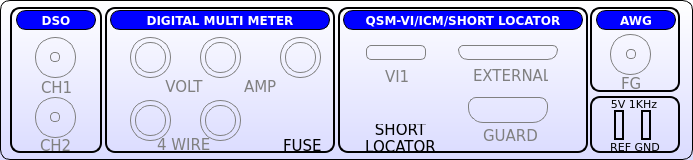
  <widget class="QFrame" name="frontPanel">
   <property name="geometry">
    <rect>
     <x>10</x>
     <y>433</y>
     <width>693</width>
     <height>160</height>
    </rect>
   </property>
   <property name="styleSheet">
    <string notr="true">QFrame{border:1px solid black; background-color: qlineargradient(x1: 0, y1: 0, x2: 0, y2: 1,stop: 0 #ffffff, stop: 1 #dadbff);border-radius:10px;}
QLabel{border:1px solid rgba(0,0,0,0);}
</string>
   </property>
   <property name="frameShape">
    <enum>QFrame::StyledPanel</enum>
   </property>
   <property name="frameShadow">
    <enum>QFrame::Raised</enum>
   </property>
   <widget class="QFrame" name="frame">
    <property name="geometry">
     <rect>
      <x>105</x>
      <y>7</y>
      <width>230</width>
      <height>146</height>
     </rect>
    </property>
    <property name="styleSheet">
     <string notr="true">QFrame{border:2px solid black; background-color: rgba(0,0,0,0);border-radius:10px;}
QLabel{border:1px solid rgba(0,0,0,0);}

</string>
    </property>
    <property name="frameShape">
     <enum>QFrame::StyledPanel</enum>
    </property>
    <property name="frameShadow">
     <enum>QFrame::Raised</enum>
    </property>
    <widget class="QLabel" name="label_4w">
     <property name="geometry">
      <rect>
       <x>47</x>
       <y>130</y>
       <width>60</width>
       <height>15</height>
      </rect>
     </property>
     <property name="font">
      <font>
       <family>DejaVu Sans</family>
       <pointsize>11</pointsize>
       <weight>50</weight>
       <bold>false</bold>
      </font>
     </property>
     <property name="styleSheet">
      <string notr="true">color:gray;</string>
     </property>
     <property name="text">
      <string>4 WIRE</string>
     </property>
    </widget>
    <widget class="QFrame" name="DMM2W_P2">
     <property name="geometry">
      <rect>
       <x>100</x>
       <y>35</y>
       <width>31</width>
       <height>31</height>
      </rect>
     </property>
     <property name="styleSheet">
      <string notr="true">border:1px solid gray;border-radius:15px;
image: url(:/new/prefix1/Button-Blank-Gray-icon.png);
</string>
     </property>
     <property name="frameShape">
      <enum>QFrame::StyledPanel</enum>
     </property>
     <property name="frameShadow">
      <enum>QFrame::Raised</enum>
     </property>
    </widget>
    <widget class="QFrame" name="DMMI_P1">
     <property name="geometry">
      <rect>
       <x>180</x>
       <y>35</y>
       <width>31</width>
       <height>31</height>
      </rect>
     </property>
     <property name="styleSheet">
      <string notr="true">border:1px solid gray;border-radius:15px;
image: url(:/new/prefix1/Button-Blank-Gray-icon.png);
</string>
     </property>
     <property name="frameShape">
      <enum>QFrame::StyledPanel</enum>
     </property>
     <property name="frameShadow">
      <enum>QFrame::Raised</enum>
     </property>
    </widget>
    <widget class="QFrame" name="DMM4W_P12">
     <property name="geometry">
      <rect>
       <x>25</x>
       <y>93</y>
       <width>41</width>
       <height>41</height>
      </rect>
     </property>
     <property name="styleSheet">
      <string notr="true">border:1px solid gray;border-radius:20px;image: url(:/new/prefix1/Button-Blank-Gray-icon.png);</string>
     </property>
     <property name="frameShape">
      <enum>QFrame::StyledPanel</enum>
     </property>
     <property name="frameShadow">
      <enum>QFrame::Raised</enum>
     </property>
    </widget>
    <widget class="QFrame" name="DMM4W_P1">
     <property name="geometry">
      <rect>
       <x>30</x>
       <y>98</y>
       <width>31</width>
       <height>31</height>
      </rect>
     </property>
     <property name="styleSheet">
      <string notr="true">border:1px solid gray;border-radius:15px;
image: url(:/new/prefix1/Button-Blank-Gray-icon.png);</string>
     </property>
     <property name="frameShape">
      <enum>QFrame::StyledPanel</enum>
     </property>
     <property name="frameShadow">
      <enum>QFrame::Raised</enum>
     </property>
    </widget>
    <widget class="QFrame" name="DMM4W_P22">
     <property name="geometry">
      <rect>
       <x>95</x>
       <y>93</y>
       <width>41</width>
       <height>41</height>
      </rect>
     </property>
     <property name="styleSheet">
      <string notr="true">border:1px solid gray;border-radius:20px;image: url(:/new/prefix1/Button-Blank-Gray-icon.png);</string>
     </property>
     <property name="frameShape">
      <enum>QFrame::StyledPanel</enum>
     </property>
     <property name="frameShadow">
      <enum>QFrame::Raised</enum>
     </property>
    </widget>
    <widget class="QFrame" name="DMMI_P12">
     <property name="geometry">
      <rect>
       <x>175</x>
       <y>30</y>
       <width>41</width>
       <height>41</height>
      </rect>
     </property>
     <property name="styleSheet">
      <string notr="true">border:1px solid gray;border-radius:20px;image: url(:/new/prefix1/Button-Blank-Gray-icon.png);
</string>
     </property>
     <property name="frameShape">
      <enum>QFrame::StyledPanel</enum>
     </property>
     <property name="frameShadow">
      <enum>QFrame::Raised</enum>
     </property>
    </widget>
    <widget class="QLabel" name="label_2w">
     <property name="geometry">
      <rect>
       <x>34</x>
       <y>71</y>
       <width>90</width>
       <height>17</height>
      </rect>
     </property>
     <property name="font">
      <font>
       <family>DejaVu Sans</family>
       <pointsize>11</pointsize>
       <weight>50</weight>
       <bold>false</bold>
      </font>
     </property>
     <property name="styleSheet">
      <string notr="true">color:gray;</string>
     </property>
     <property name="text">
      <string>VOLT</string>
     </property>
     <property name="alignment">
      <set>Qt::AlignCenter</set>
     </property>
    </widget>
    <widget class="QFrame" name="DMM2W_P22">
     <property name="geometry">
      <rect>
       <x>95</x>
       <y>30</y>
       <width>41</width>
       <height>41</height>
      </rect>
     </property>
     <property name="styleSheet">
      <string notr="true">border:1px solid gray;border-radius:20px;image: url(:/new/prefix1/Button-Blank-Gray-icon.png);
</string>
     </property>
     <property name="frameShape">
      <enum>QFrame::StyledPanel</enum>
     </property>
     <property name="frameShadow">
      <enum>QFrame::Raised</enum>
     </property>
    </widget>
    <widget class="QFrame" name="DMM2W_P12">
     <property name="geometry">
      <rect>
       <x>25</x>
       <y>30</y>
       <width>41</width>
       <height>41</height>
      </rect>
     </property>
     <property name="styleSheet">
      <string notr="true">border:1px solid gray;border-radius:20px;image: url(:/new/prefix1/Button-Blank-Gray-icon.png);
</string>
     </property>
     <property name="frameShape">
      <enum>QFrame::StyledPanel</enum>
     </property>
     <property name="frameShadow">
      <enum>QFrame::Raised</enum>
     </property>
    </widget>
    <widget class="QLabel" name="label_Amp">
     <property name="geometry">
      <rect>
       <x>134</x>
       <y>71</y>
       <width>40</width>
       <height>17</height>
      </rect>
     </property>
     <property name="font">
      <font>
       <family>DejaVu Sans</family>
       <pointsize>11</pointsize>
       <weight>50</weight>
       <bold>false</bold>
      </font>
     </property>
     <property name="styleSheet">
      <string notr="true">color:gray;</string>
     </property>
     <property name="text">
      <string>AMP</string>
     </property>
    </widget>
    <widget class="QFrame" name="DMM2W_P1">
     <property name="geometry">
      <rect>
       <x>30</x>
       <y>35</y>
       <width>31</width>
       <height>31</height>
      </rect>
     </property>
     <property name="styleSheet">
      <string notr="true">border:1px solid gray;border-radius:15px;
image: url(:/new/prefix1/Button-Blank-Gray-icon.png);
</string>
     </property>
     <property name="frameShape">
      <enum>QFrame::StyledPanel</enum>
     </property>
     <property name="frameShadow">
      <enum>QFrame::Raised</enum>
     </property>
    </widget>
    <widget class="QFrame" name="DMM4W_P2">
     <property name="geometry">
      <rect>
       <x>100</x>
       <y>98</y>
       <width>31</width>
       <height>31</height>
      </rect>
     </property>
     <property name="styleSheet">
      <string notr="true">border:1px solid gray;border-radius:15px;
image: url(:/new/prefix1/Button-Blank-Gray-icon.png);</string>
     </property>
     <property name="frameShape">
      <enum>QFrame::StyledPanel</enum>
     </property>
     <property name="frameShadow">
      <enum>QFrame::Raised</enum>
     </property>
    </widget>
    <widget class="QLabel" name="label_27">
     <property name="geometry">
      <rect>
       <x>5</x>
       <y>3</y>
       <width>220</width>
       <height>20</height>
      </rect>
     </property>
     <property name="font">
      <font>
       <family>DejaVu Sans</family>
       <weight>75</weight>
       <bold>true</bold>
      </font>
     </property>
     <property name="styleSheet">
      <string notr="true">background-color:blue;
color:white;
border:1px solid black;
border-radius:10px;</string>
     </property>
     <property name="text">
      <string>DIGITAL MULTI METER</string>
     </property>
     <property name="alignment">
      <set>Qt::AlignCenter</set>
     </property>
    </widget>
    <widget class="QLabel" name="label_Amp_2">
     <property name="geometry">
      <rect>
       <x>173</x>
       <y>130</y>
       <width>50</width>
       <height>17</height>
      </rect>
     </property>
     <property name="font">
      <font>
       <family>DejaVu Sans</family>
       <pointsize>11</pointsize>
       <weight>50</weight>
       <bold>false</bold>
      </font>
     </property>
     <property name="styleSheet">
      <string notr="true">color:black;</string>
     </property>
     <property name="text">
      <string>FUSE</string>
     </property>
    </widget>
    <widget class="QFrame" name="DMMI_P12_2">
     <property name="geometry">
      <rect>
       <x>169</x>
       <y>80</y>
       <width>50</width>
       <height>50</height>
      </rect>
     </property>
     <property name="styleSheet">
      <string notr="true">border:1px solid rgba(0,0,0,0);
border-image: url(:/fuse.png);</string>
     </property>
     <property name="frameShape">
      <enum>QFrame::StyledPanel</enum>
     </property>
     <property name="frameShadow">
      <enum>QFrame::Raised</enum>
     </property>
    </widget>
    <zorder>label_4w</zorder>
    <zorder>DMM4W_P12</zorder>
    <zorder>DMM4W_P1</zorder>
    <zorder>DMM4W_P22</zorder>
    <zorder>DMMI_P12</zorder>
    <zorder>label_2w</zorder>
    <zorder>DMM2W_P22</zorder>
    <zorder>DMM2W_P12</zorder>
    <zorder>label_Amp</zorder>
    <zorder>DMM2W_P1</zorder>
    <zorder>DMM4W_P2</zorder>
    <zorder>label_27</zorder>
    <zorder>label_Amp_2</zorder>
    <zorder>DMMI_P12_2</zorder>
    <zorder>DMMI_P1</zorder>
    <zorder>DMM2W_P2</zorder>
   </widget>
   <widget class="QFrame" name="frame_2">
    <property name="geometry">
     <rect>
      <x>10</x>
      <y>7</y>
      <width>92</width>
      <height>146</height>
     </rect>
    </property>
    <property name="styleSheet">
     <string notr="true">QFrame{border:2px solid black; background-color: rgba(0,0,0,0);border-radius:10px;}
QLabel{border:1px solid rgba(0,0,0,0);}

</string>
    </property>
    <property name="frameShape">
     <enum>QFrame::StyledPanel</enum>
    </property>
    <property name="frameShadow">
     <enum>QFrame::Raised</enum>
    </property>
    <widget class="QLabel" name="label_28">
     <property name="geometry">
      <rect>
       <x>25</x>
       <y>130</y>
       <width>38</width>
       <height>17</height>
      </rect>
     </property>
     <property name="font">
      <font>
       <family>DejaVu Sans</family>
       <pointsize>11</pointsize>
       <weight>50</weight>
       <bold>false</bold>
      </font>
     </property>
     <property name="styleSheet">
      <string notr="true">color:gray;</string>
     </property>
     <property name="text">
      <string>CH2</string>
     </property>
    </widget>
    <widget class="QLabel" name="label_29">
     <property name="geometry">
      <rect>
       <x>26</x>
       <y>72</y>
       <width>38</width>
       <height>17</height>
      </rect>
     </property>
     <property name="font">
      <font>
       <family>DejaVu Sans</family>
       <pointsize>11</pointsize>
       <weight>50</weight>
       <bold>false</bold>
      </font>
     </property>
     <property name="styleSheet">
      <string notr="true">color:gray;</string>
     </property>
     <property name="text">
      <string>CH1</string>
     </property>
    </widget>
    <widget class="QFrame" name="dso1_outer">
     <property name="geometry">
      <rect>
       <x>25</x>
       <y>30</y>
       <width>41</width>
       <height>41</height>
      </rect>
     </property>
     <property name="styleSheet">
      <string notr="true">border:1px solid gray;border-radius:20px;
image: url(:/new/prefix1/Button-Blank-Gray-icon.png);</string>
     </property>
     <property name="frameShape">
      <enum>QFrame::StyledPanel</enum>
     </property>
     <property name="frameShadow">
      <enum>QFrame::Raised</enum>
     </property>
     <widget class="QFrame" name="dso1_inner">
      <property name="geometry">
       <rect>
        <x>15</x>
        <y>15</y>
        <width>10</width>
        <height>10</height>
       </rect>
      </property>
      <property name="styleSheet">
       <string notr="true">border:1px solid gray;border-radius:4px;
</string>
      </property>
      <property name="frameShape">
       <enum>QFrame::StyledPanel</enum>
      </property>
      <property name="frameShadow">
       <enum>QFrame::Raised</enum>
      </property>
     </widget>
    </widget>
    <widget class="QFrame" name="dso_outer">
     <property name="geometry">
      <rect>
       <x>25</x>
       <y>90</y>
       <width>41</width>
       <height>41</height>
      </rect>
     </property>
     <property name="styleSheet">
      <string notr="true">border:1px solid gray;border-radius:20px;
image: url(:/new/prefix1/Button-Blank-Gray-icon.png);</string>
     </property>
     <property name="frameShape">
      <enum>QFrame::StyledPanel</enum>
     </property>
     <property name="frameShadow">
      <enum>QFrame::Raised</enum>
     </property>
     <widget class="QFrame" name="dso_inner">
      <property name="geometry">
       <rect>
        <x>15</x>
        <y>15</y>
        <width>10</width>
        <height>10</height>
       </rect>
      </property>
      <property name="styleSheet">
       <string notr="true">border:1px solid gray;border-radius:4px;
</string>
      </property>
      <property name="frameShape">
       <enum>QFrame::StyledPanel</enum>
      </property>
      <property name="frameShadow">
       <enum>QFrame::Raised</enum>
      </property>
     </widget>
    </widget>
    <widget class="QLabel" name="label_30">
     <property name="geometry">
      <rect>
       <x>6</x>
       <y>3</y>
       <width>80</width>
       <height>20</height>
      </rect>
     </property>
     <property name="font">
      <font>
       <family>DejaVu Sans</family>
       <weight>75</weight>
       <bold>true</bold>
      </font>
     </property>
     <property name="styleSheet">
      <string notr="true">background-color:blue;
color:white;
border:1px solid black;
border-radius:10px;</string>
     </property>
     <property name="text">
      <string>DSO</string>
     </property>
     <property name="alignment">
      <set>Qt::AlignCenter</set>
     </property>
    </widget>
   </widget>
   <widget class="QFrame" name="frame_3">
    <property name="geometry">
     <rect>
      <x>338</x>
      <y>7</y>
      <width>250</width>
      <height>146</height>
     </rect>
    </property>
    <property name="styleSheet">
     <string notr="true">QFrame{border:2px solid black; background-color: rgba(0,0,0,0);border-radius:10px;}
QLabel{border:1px solid rgba(0,0,0,0);}

</string>
    </property>
    <property name="frameShape">
     <enum>QFrame::StyledPanel</enum>
    </property>
    <property name="frameShadow">
     <enum>QFrame::Raised</enum>
    </property>
    <widget class="QLabel" name="label_31">
     <property name="geometry">
      <rect>
       <x>5</x>
       <y>3</y>
       <width>240</width>
       <height>20</height>
      </rect>
     </property>
     <property name="font">
      <font>
       <family>DejaVu Sans</family>
       <weight>75</weight>
       <bold>true</bold>
      </font>
     </property>
     <property name="styleSheet">
      <string notr="true">background-color:blue;
color:white;
border:1px solid black;
border-radius:10px;</string>
     </property>
     <property name="text">
      <string>QSM-VI/ICM/SHORT LOCATOR</string>
     </property>
     <property name="alignment">
      <set>Qt::AlignCenter</set>
     </property>
    </widget>
    <widget class="QFrame" name="frame_22">
     <property name="geometry">
      <rect>
       <x>28</x>
       <y>38</y>
       <width>60</width>
       <height>15</height>
      </rect>
     </property>
     <property name="styleSheet">
      <string notr="true"> border:1px solid gray;
 border-top-right-radius: 5px;
 border-top-left-radius: 5px;
 border-bottom-right-radius: 5px;
 border-bottom-left-radius: 5px;</string>
     </property>
     <property name="frameShape">
      <enum>QFrame::StyledPanel</enum>
     </property>
     <property name="frameShadow">
      <enum>QFrame::Raised</enum>
     </property>
    </widget>
    <widget class="QFrame" name="frame_23">
     <property name="geometry">
      <rect>
       <x>17</x>
       <y>80</y>
       <width>90</width>
       <height>40</height>
      </rect>
     </property>
     <property name="styleSheet">
      <string notr="true"> border:1px solid rgba(0,0,0,0);
 image: url(:/icm.png);
</string>
     </property>
     <property name="frameShape">
      <enum>QFrame::StyledPanel</enum>
     </property>
     <property name="frameShadow">
      <enum>QFrame::Raised</enum>
     </property>
    </widget>
    <widget class="QFrame" name="frame_21">
     <property name="geometry">
      <rect>
       <x>130</x>
       <y>90</y>
       <width>80</width>
       <height>26</height>
      </rect>
     </property>
     <property name="styleSheet">
      <string notr="true"> border:1px solid gray;
 border-top-right-radius: 8px;
 border-top-left-radius: 8px;
 border-bottom-right-radius: 15px;
 border-bottom-left-radius: 15px;</string>
     </property>
     <property name="frameShape">
      <enum>QFrame::StyledPanel</enum>
     </property>
     <property name="frameShadow">
      <enum>QFrame::Raised</enum>
     </property>
    </widget>
    <widget class="QLabel" name="label_32">
     <property name="geometry">
      <rect>
       <x>19</x>
       <y>116</y>
       <width>87</width>
       <height>30</height>
      </rect>
     </property>
     <property name="font">
      <font>
       <family>DejaVu Sans</family>
       <pointsize>11</pointsize>
       <weight>50</weight>
       <bold>false</bold>
      </font>
     </property>
     <property name="styleSheet">
      <string notr="true">color:black;</string>
     </property>
     <property name="text">
      <string>SHORT
LOCATOR</string>
     </property>
     <property name="alignment">
      <set>Qt::AlignCenter</set>
     </property>
    </widget>
    <widget class="QLabel" name="label_33">
     <property name="geometry">
      <rect>
       <x>140</x>
       <y>120</y>
       <width>60</width>
       <height>17</height>
      </rect>
     </property>
     <property name="font">
      <font>
       <family>DejaVu Sans</family>
       <pointsize>11</pointsize>
       <weight>50</weight>
       <bold>false</bold>
      </font>
     </property>
     <property name="styleSheet">
      <string notr="true">color:gray;</string>
     </property>
     <property name="text">
      <string>GUARD</string>
     </property>
    </widget>
    <widget class="QLabel" name="label_34">
     <property name="geometry">
      <rect>
       <x>42</x>
       <y>61</y>
       <width>30</width>
       <height>17</height>
      </rect>
     </property>
     <property name="font">
      <font>
       <family>DejaVu Sans</family>
       <pointsize>11</pointsize>
       <weight>50</weight>
       <bold>false</bold>
      </font>
     </property>
     <property name="styleSheet">
      <string notr="true">color:gray;</string>
     </property>
     <property name="text">
      <string>VI1</string>
     </property>
    </widget>
    <widget class="QFrame" name="frame_20">
     <property name="geometry">
      <rect>
       <x>120</x>
       <y>38</y>
       <width>100</width>
       <height>15</height>
      </rect>
     </property>
     <property name="styleSheet">
      <string notr="true"> border:1px solid gray;
 border-top-right-radius: 5px;
 border-top-left-radius: 5px;
 border-bottom-right-radius: 10px;
 border-bottom-left-radius: 10px;</string>
     </property>
     <property name="frameShape">
      <enum>QFrame::StyledPanel</enum>
     </property>
     <property name="frameShadow">
      <enum>QFrame::Raised</enum>
     </property>
    </widget>
    <widget class="QLabel" name="label_35">
     <property name="geometry">
      <rect>
       <x>130</x>
       <y>60</y>
       <width>81</width>
       <height>17</height>
      </rect>
     </property>
     <property name="font">
      <font>
       <family>DejaVu Sans</family>
       <pointsize>11</pointsize>
       <weight>50</weight>
       <bold>false</bold>
      </font>
     </property>
     <property name="styleSheet">
      <string notr="true">color:gray;</string>
     </property>
     <property name="text">
      <string>EXTERNAL</string>
     </property>
    </widget>
   </widget>
   <widget class="QFrame" name="frame_4">
    <property name="geometry">
     <rect>
      <x>590</x>
      <y>7</y>
      <width>90</width>
      <height>85</height>
     </rect>
    </property>
    <property name="styleSheet">
     <string notr="true">QFrame{border:2px solid black; background-color: rgba(0,0,0,0);border-radius:10px;}
QLabel{border:1px solid rgba(0,0,0,0);}

</string>
    </property>
    <property name="frameShape">
     <enum>QFrame::StyledPanel</enum>
    </property>
    <property name="frameShadow">
     <enum>QFrame::Raised</enum>
    </property>
    <widget class="QLabel" name="label_36">
     <property name="geometry">
      <rect>
       <x>6</x>
       <y>3</y>
       <width>80</width>
       <height>20</height>
      </rect>
     </property>
     <property name="font">
      <font>
       <family>DejaVu Sans</family>
       <weight>75</weight>
       <bold>true</bold>
      </font>
     </property>
     <property name="styleSheet">
      <string notr="true">background-color:blue;
color:white;
border:1px solid black;
border-radius:10px;</string>
     </property>
     <property name="text">
      <string>AWG</string>
     </property>
     <property name="alignment">
      <set>Qt::AlignCenter</set>
     </property>
    </widget>
    <widget class="QFrame" name="frame_17">
     <property name="geometry">
      <rect>
       <x>20</x>
       <y>27</y>
       <width>41</width>
       <height>41</height>
      </rect>
     </property>
     <property name="styleSheet">
      <string notr="true">border:1px solid gray;border-radius:20px;
image: url(:/new/prefix1/Button-Blank-Gray-icon.png);</string>
     </property>
     <property name="frameShape">
      <enum>QFrame::StyledPanel</enum>
     </property>
     <property name="frameShadow">
      <enum>QFrame::Raised</enum>
     </property>
     <widget class="QFrame" name="frame_19">
      <property name="geometry">
       <rect>
        <x>16</x>
        <y>15</y>
        <width>10</width>
        <height>10</height>
       </rect>
      </property>
      <property name="styleSheet">
       <string notr="true">border:1px solid gray;border-radius:4px;
</string>
      </property>
      <property name="frameShape">
       <enum>QFrame::StyledPanel</enum>
      </property>
      <property name="frameShadow">
       <enum>QFrame::Raised</enum>
      </property>
     </widget>
    </widget>
    <widget class="QLabel" name="label_37">
     <property name="geometry">
      <rect>
       <x>26</x>
       <y>68</y>
       <width>30</width>
       <height>17</height>
      </rect>
     </property>
     <property name="font">
      <font>
       <family>DejaVu Sans</family>
       <pointsize>11</pointsize>
       <weight>50</weight>
       <bold>false</bold>
      </font>
     </property>
     <property name="styleSheet">
      <string notr="true">color:gray;</string>
     </property>
     <property name="text">
      <string>FG</string>
     </property>
    </widget>
   </widget>
   <widget class="QFrame" name="Reference">
    <property name="geometry">
     <rect>
      <x>590</x>
      <y>96</y>
      <width>90</width>
      <height>57</height>
     </rect>
    </property>
    <property name="styleSheet">
     <string notr="true">QFrame{border:2px solid black; background-color: rgba(0,0,0,0);border-radius:10px;}
QLabel{border:1px solid rgba(0,0,0,0);}

</string>
    </property>
    <property name="frameShape">
     <enum>QFrame::StyledPanel</enum>
    </property>
    <property name="frameShadow">
     <enum>QFrame::Raised</enum>
    </property>
    <widget class="QFrame" name="REF">
     <property name="geometry">
      <rect>
       <x>24</x>
       <y>14</y>
       <width>10</width>
       <height>30</height>
      </rect>
     </property>
     <property name="frameShape">
      <enum>QFrame::StyledPanel</enum>
     </property>
     <property name="frameShadow">
      <enum>QFrame::Raised</enum>
     </property>
    </widget>
    <widget class="QFrame" name="GND">
     <property name="geometry">
      <rect>
       <x>51</x>
       <y>14</y>
       <width>10</width>
       <height>30</height>
      </rect>
     </property>
     <property name="frameShape">
      <enum>QFrame::StyledPanel</enum>
     </property>
     <property name="frameShadow">
      <enum>QFrame::Raised</enum>
     </property>
    </widget>
    <widget class="QLabel" name="V51KHz">
     <property name="geometry">
      <rect>
       <x>19</x>
       <y>0</y>
       <width>50</width>
       <height>16</height>
      </rect>
     </property>
     <property name="font">
      <font>
       <family>DejaVu Sans</family>
       <pointsize>8</pointsize>
       <weight>50</weight>
       <bold>false</bold>
      </font>
     </property>
     <property name="text">
      <string>5V 1KHz</string>
     </property>
     <property name="alignment">
      <set>Qt::AlignCenter</set>
     </property>
    </widget>
    <widget class="QLabel" name="REF_GND_Cap">
     <property name="geometry">
      <rect>
       <x>15</x>
       <y>43</y>
       <width>60</width>
       <height>16</height>
      </rect>
     </property>
     <property name="font">
      <font>
       <family>DejaVu Sans</family>
       <pointsize>8</pointsize>
       <weight>50</weight>
       <bold>false</bold>
      </font>
     </property>
     <property name="text">
      <string>REF GND</string>
     </property>
     <property name="alignment">
      <set>Qt::AlignCenter</set>
     </property>
    </widget>
   </widget>
  </widget>
